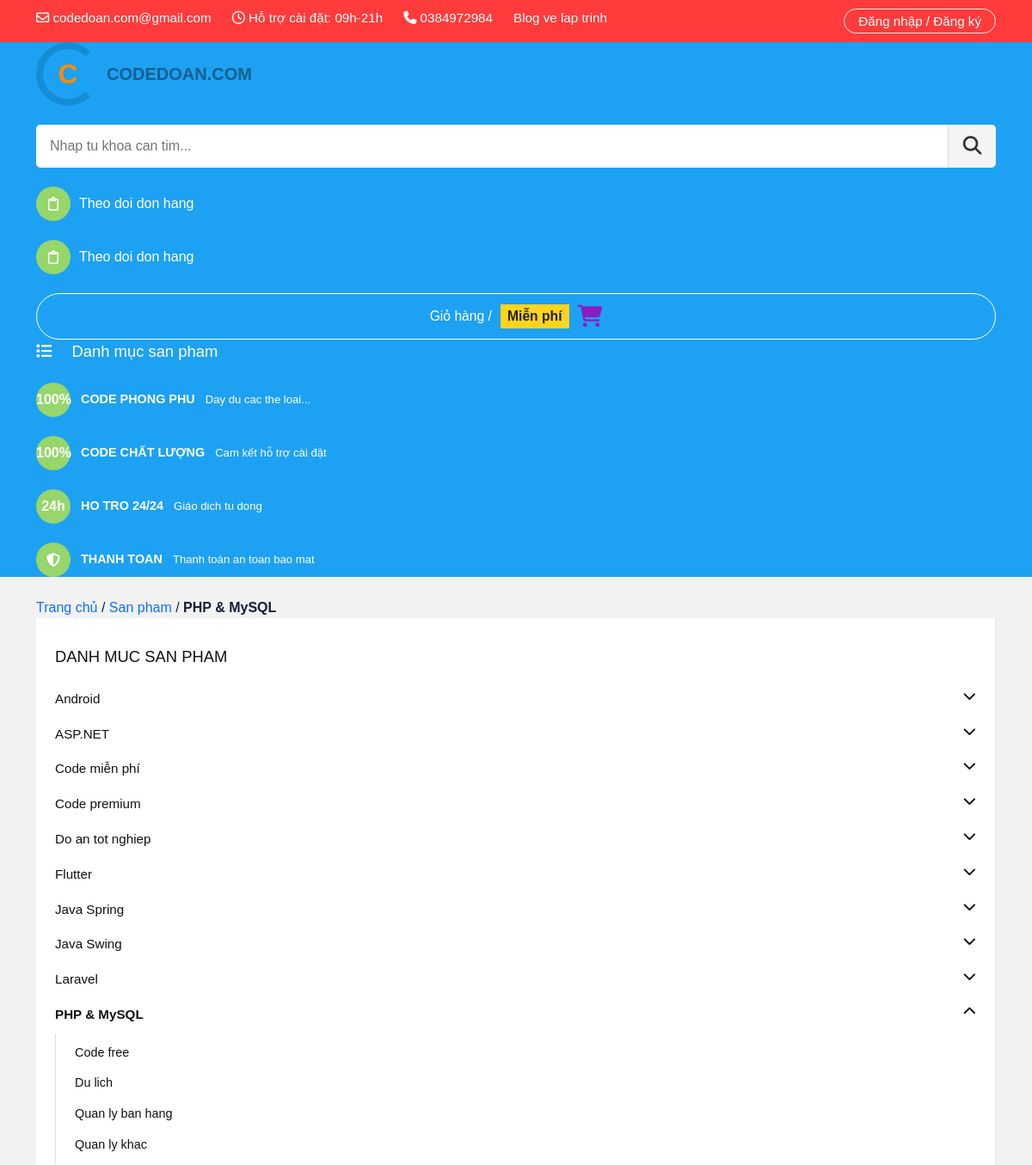
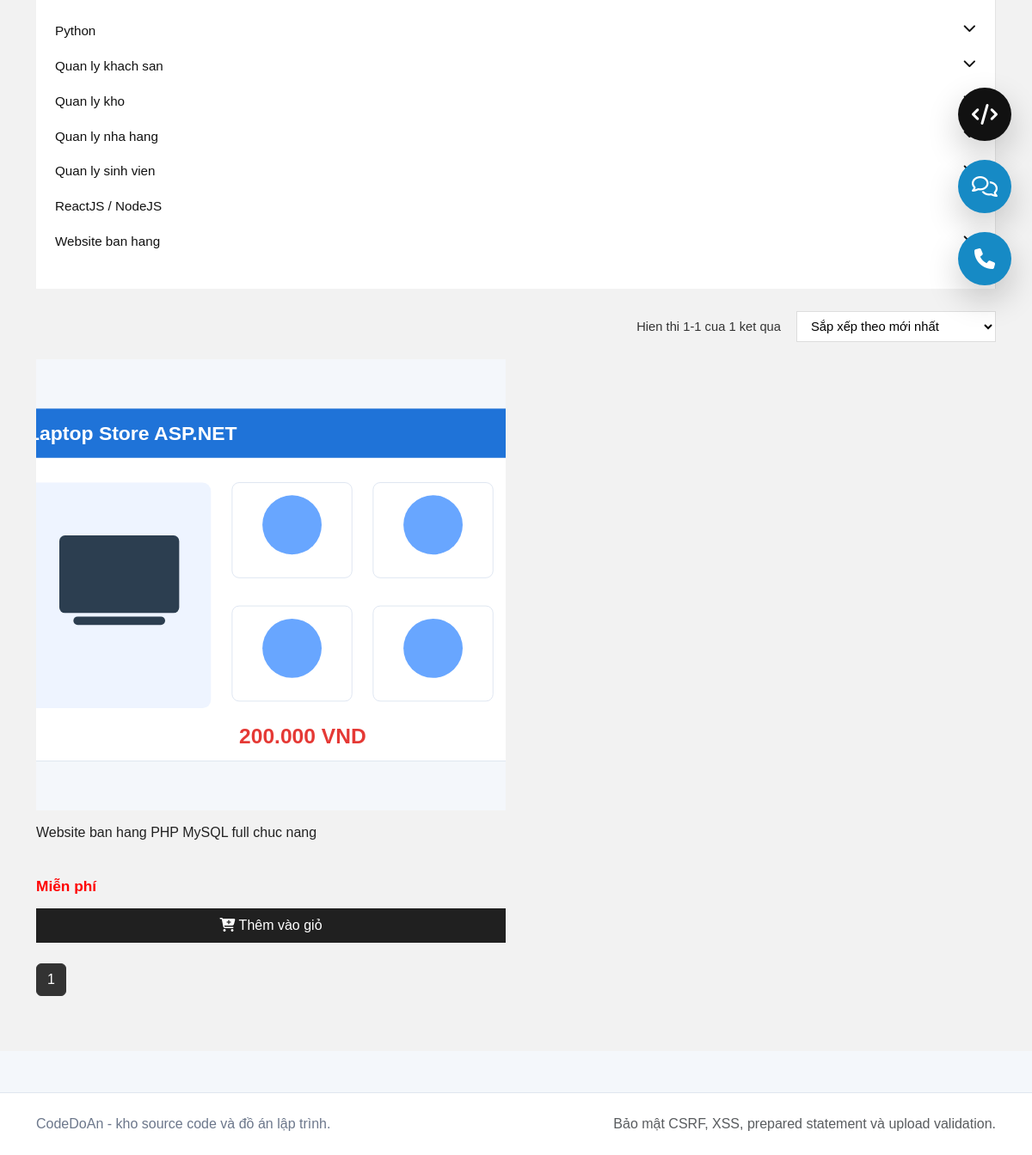
The app's page /projects/category.php?id=1 with its own data (2 pictures, top to bottom).
### tables this page shows
CREATE TABLE categories (
    id INT AUTO_INCREMENT PRIMARY KEY,
    name VARCHAR(100),
    slug VARCHAR(120)
);

CREATE TABLE projects (
    id INT AUTO_INCREMENT PRIMARY KEY,
    user_id INT,
    category_id INT,
    title VARCHAR(255),
    slug VARCHAR(255),
    meta_title VARCHAR(255),
    short_description VARCHAR(255),
    description TEXT,
    tech_stack VARCHAR(255),
    version VARCHAR(50),
    file_size VARCHAR(50),
    demo_link VARCHAR(255),
    video_demo VARCHAR(255),
    install_guide TEXT,
    main_features TEXT,
    views INT DEFAULT 0,
    downloads_count INT DEFAULT 0,
    image VARCHAR(255),
    source_file VARCHAR(255),
    price INT DEFAULT 0,
    sale_price INT DEFAULT 0,
    is_free TINYINT(1) DEFAULT 0,
    tier ENUM('basic','premium','exclusive') DEFAULT 'basic',
    is_featured TINYINT(1) DEFAULT 0,
    is_hot TINYINT(1) DEFAULT 0,
    downloads INT DEFAULT 0,
    status ENUM('pending','approved','rejected','hidden') DEFAULT 'pending',
    created_at TIMESTAMP DEFAULT CURRENT_TIMESTAMP
);

### config.php (called while the page is built, shortened)
<?php
$host = 'localhost';
$user = 'root';
$pass = '';
$db = 'project_share';
$conn = mysqli_connect($host, $user, $pass, $db);
mysqli_set_charset($conn, 'utf8mb4');
function base_url(string $path = ''): string
{
    $documentRoot = str_replace('\\', '/', realpath($_SERVER['DOCUMENT_ROOT'] ?? __DIR__) ?: __DIR__);
    $appRoot = str_replace('\\', '/', __DIR__);
    $base = '/' . trim(str_replace($documentRoot, '', $appRoot), '/');
    $base = $base === '/' ? '' : $base;
    return rtrim($base, '/') . '/' . ltrim($path, '/');
}
function db_query(string $sql, array $params = [], string $types = '')
{
    global $conn;
    if (!$params) {
        return mysqli_query($conn, $sql);
    }
    $stmt = mysqli_prepare($conn, $sql);
    mysqli_stmt_bind_param($stmt, $types, ...$params);
    mysqli_stmt_execute($stmt);
    return mysqli_stmt_get_result($stmt) ?: $stmt;
}
function db_all(string $sql, array $params = [], string $types = ''): array
{
    $result = db_query($sql, $params, $types);
    return $result instanceof mysqli_result ? mysqli_fetch_all($result, MYSQLI_ASSOC) : [];
}
function db_one(string $sql, array $params = [], string $types = ''): ?array
{
    $result = db_query($sql, $params, $types);
    $row = mysqli_fetch_assoc($result);
    return $row ?: null;
}
function e($value): string
{
    return htmlspecialchars((string) $value, ENT_QUOTES, 'UTF-8');
}
function money($value): string
{
    $amount = (int) $value;
    return $amount > 0 ? number_format($amount, 0, ',', '.') . ' VND' : 'Miễn phí';
}
function project_price(array $project): int
{
    $salePrice = (int) ($project['sale_price'] ?? 0);
    $price = (int) ($project['price'] ?? 0);
    return $salePrice > 0 ? $salePrice : $price;
}
function cart_items(): array
{
    return $_SESSION['cart'] ?? [];
}
function cart_total(): int
{
    $cart = cart_items();
    if (!$cart) {
        return 0;
    }
    $total = 0;
    return $total;
}
function current_user(): ?array
{
    return $_SESSION['user'] ?? null;
}
function slugify(string $text): string
{
    $text = function_exists('mb_strtolower') ? mb_strtolower($text, 'UTF-8') : strtolower($text);
    $text = trim($text);
    $text = preg_replace('/[^\p{L}\p{N}]+/u', '-', $text);
    $text = trim($text, '-');
    return $text !== '' ? $text : uniqid('project-');
}

### projects/category.php (the view, shortened to what this page needs)
<?php
require_once dirname(__DIR__) . '/config.php';
$categoryId = (int) ($_GET['id'] ?? 0);
$sort = $_GET['sort'] ?? 'newest';
$page = max(1, (int) ($_GET['page'] ?? 1));
$limit = 12;
$start = ($page - 1) * $limit;
$category = db_one('SELECT * FROM categories WHERE id = ?', [$categoryId], 'i');
$orderBy = match ($sort) {
    'popular' => 'projects.downloads DESC, projects.id DESC',
    'price_asc' => 'final_price ASC, projects.id DESC',
    'price_desc' => 'final_price DESC, projects.id DESC',
    'rating' => 'avg_star DESC, projects.id DESC',
    default => 'projects.id DESC',
};
$total = (int) (db_one(
    "SELECT COUNT(*) AS total FROM projects WHERE status = 'approved' AND category_id = ?",
    [$categoryId],
    'i'
)['total'] ?? 0);
$totalPage = max(1, (int) ceil($total / $limit));
$from = $total ? $start + 1 : 0;
$to = min($start + $limit, $total);
$projects = db_all(
    "SELECT projects.*, users.name,
        COALESCE(AVG(ratings.star), 0) AS avg_star,
        COUNT(DISTINCT bookmarks.id) AS bookmark_count,
        CASE
            WHEN projects.sale_price > 0 THEN projects.sale_price
            WHEN projects.price > 0 THEN projects.price
            ELSE 0
        END AS final_price
     FROM projects
     JOIN users ON users.id = projects.user_id
     LEFT JOIN ratings ON ratings.project_id = projects.id
     LEFT JOIN bookmarks ON bookmarks.project_id = projects.id
     WHERE projects.status = 'approved' AND projects.category_id = ?
     GROUP BY projects.id
     ORDER BY $orderBy
     LIMIT ?, ?",
    [$categoryId, $start, $limit],
    'iii'
);
$categories = db_all(
    "SELECT categories.*, COUNT(projects.id) AS project_count
     FROM categories
     LEFT JOIN projects ON projects.category_id = categories.id AND projects.status = 'approved'
     GROUP BY categories.id
     ORDER BY categories.name"
);
?>
<?php include dirname(__DIR__) . '/includes/header.php'; ?>
<header class="codedoan-header">
    <div class="codedoan-top">
        <div class="container d-flex flex-column flex-lg-row justify-content-between gap-2">
            <div class="d-flex flex-wrap gap-4">
                <span><i class="fa-regular fa-envelope"></i> codedoan.com@gmail.com</span>
                <span><i class="fa-regular fa-clock"></i> Hỗ trợ cài đặt: 09h-21h</span>
                <span><i class="fa-solid fa-phone"></i> 0384972984</span>
                <a href="<?php echo e(base_url('index.php')); ?>">Blog ve lap trinh</a>
            </div>
            <a class="login-pill" href="<?php echo e(current_user() ? base_url('auth/profile.php') : base_url('auth/login.php')); ?>">
                <?php echo current_user() ? e(current_user()['name']) : 'Đăng nhập / Đăng ký'; ?>
            </a>
        </div>
    </div>
    <div class="codedoan-main">
        <div class="container">
            <div class="codedoan-main-row">
                <a class="codedoan-logo" href="<?php echo e(base_url('index.php')); ?>">
                    <span class="logo-mark">C</span>
                    <span>CODEDOAN.COM</span>
                </a>
                <form action="<?php echo e(base_url('projects/search.php')); ?>" method="GET" class="codedoan-search">
                    <input type="text" name="keyword" placeholder="Nhap tu khoa can tim..." value="<?php echo e($_GET['keyword'] ?? ''); ?>">
                    <button><i class="fa-solid fa-magnifying-glass"></i></button>
                </form>
                <a class="header-action" href="<?php echo e(base_url('shop/orders.php')); ?>">
                    <span><i class="fa-regular fa-clipboard"></i></span>
                    Theo doi don hang
                </a>
                <a class="header-action" href="<?php echo e(base_url('shop/orders.php')); ?>">
                    <span><i class="fa-regular fa-clipboard"></i></span>
                    Theo doi don hang
                </a>
                <a class="cart-pill" href="<?php echo e(base_url('shop/cart.php')); ?>">
                    <span>Giỏ hàng /</span>
                    <strong><?php echo money(cart_total()); ?></strong>
                    <i class="fa-solid fa-cart-shopping"></i>
                </a>
            </div>
            <div class="codedoan-service-row">
                <a class="category-trigger" href="#shop-sidebar"><i class="fa-solid fa-list"></i> Danh mục san pham</a>
                <div class="service-mini"><span>100%</span><b>CODE PHONG PHU</b><em>Day du cac the loai...</em></div>
                <div class="service-mini"><span>100%</span><b>CODE CHẤT LƯỢNG</b><em>Cam kết hỗ trợ cài đặt</em></div>
                <div class="service-mini"><span>24h</span><b>HO TRO 24/24</b><em>Giáo dich tu dong</em></div>
                <div class="service-mini"><span><i class="fa-solid fa-shield-halved"></i></span><b>THANH TOAN</b><em>Thanh toán an toan bao mat</em></div>
            </div>
        </div>
    </div>
</header>
<main class="codedoan-page">
    <div class="container">
        <div class="shop-breadcrumb">
            <a href="<?php echo e(base_url('index.php')); ?>">Trang chủ</a>
            <span>/</span>
            <a href="<?php echo e(base_url('index.php')); ?>">San pham</a>
            <span>/</span>
            <strong><?php echo e($category['name']); ?></strong>
        </div>
        <div class="codedoan-layout">
            <aside class="codedoan-sidebar" id="shop-sidebar">
                <h3>DANH MUC SAN PHAM</h3>
                <?php foreach ($categories as $cat) { ?>
                    <div class="sidebar-group <?php echo (int) $cat['id'] === $categoryId ? 'open' : ''; ?>">
                        <a class="sidebar-main-link" href="<?php echo e(base_url('projects/category.php?id=' . (int) $cat['id'] . '&slug=' . slugify($cat['name']))); ?>">
                            <?php echo e($cat['name']); ?>
                            <i class="fa-solid fa-chevron-<?php echo (int) $cat['id'] === $categoryId ? 'up' : 'down'; ?>"></i>
                        </a>
                        <?php if ((int) $cat['id'] === $categoryId) { ?>
                            <div class="sidebar-sub">
                                <a href="<?php echo e(base_url('projects/category.php?id=' . (int) $categoryId . '&sort=newest')); ?>">Code free</a>
                                <a href="<?php echo e(base_url('projects/category.php?id=' . (int) $categoryId . '&sort=popular')); ?>">Du lich</a>
                                <a href="<?php echo e(base_url('projects/category.php?id=' . (int) $categoryId . '&sort=price_desc')); ?>">Quan ly ban hang</a>
                                <a href="<?php echo e(base_url('projects/category.php?id=' . (int) $categoryId . '&sort=rating')); ?>">Quan ly khac</a>
                            </div>
                        <?php } ?>
                    </div>
                <?php } ?>
            </aside>
            <section class="codedoan-products">
                <div class="codedoan-toolbar">
                    <span>Hien thi <?php echo $from; ?>-<?php echo $to; ?> cua <?php echo $total; ?> ket qua</span>
                    <form method="GET">
                        <select name="sort" onchange="this.form.submit()">
                            <option value="newest" <?php echo $sort === 'newest' ? 'selected' : ''; ?>>Sắp xếp theo mới nhất</option>
                        </select>
                    </form>
                </div>
                <div class="codedoan-grid">
                    <?php foreach ($projects as $row) {
                        $finalPrice = project_price($row);
                    ?>
                        <article class="codedoan-card">
                            <a class="codedoan-thumb" href="<?php echo e(base_url('projects/detail.php?id=' . (int) $row['id'] . '&slug=' . $row['slug'])); ?>">
                                <img src="<?php echo e(base_url('uploads/images/' . $row['image'])); ?>" alt="<?php echo e($row['title']); ?>">
                            </a>
                            <a class="codedoan-title" href="<?php echo e(base_url('projects/detail.php?id=' . (int) $row['id'] . '&slug=' . $row['slug'])); ?>">
                                <?php echo e($row['title']); ?>
                            </a>
                            <div class="codedoan-price">
                                <strong><?php echo money($finalPrice); ?></strong>
                            </div>
                            <form method="POST" action="<?php echo e(base_url('shop/cart_action.php')); ?>">
                                <button><i class="fa-solid fa-cart-plus"></i> Thêm vào giỏ</button>
                            </form>
                        </article>
                    <?php } ?>
                </div>
                <nav class="mt-4">
                    <ul class="pagination shop-pagination">
                        <?php for ($i = 1; $i <= $totalPage; $i++) { ?>
                            <li class="page-item <?php echo $i === $page ? 'active' : ''; ?>">
                                <a class="page-link" href="<?php echo e(base_url('projects/category.php?id=' . (int) $categoryId . '&sort=' . $sort . '&page=' . $i)); ?>"><?php echo $i; ?></a>
                            </li>
                        <?php } ?>
                    </ul>
                </nav>
            </section>
        </div>
    </div>
</main>
<div class="floating-tools">
    <button title="Code"><i class="fa-solid fa-code"></i></button>
    <a href="<?php echo e(base_url('index.php')); ?>" title="Chat"><i class="fa-regular fa-comments"></i></a>
    <a href="tel:0384972984" title="Call"><i class="fa-solid fa-phone"></i></a>
</div>
<?php include dirname(__DIR__) . '/includes/footer.php'; ?>

### records on screen
categories: name "PHP & MySQL"
categories: name "Android"
categories: name "ASP.NET"
categories: name "Code miễn phí"
categories: name "Code premium"
categories: name "Do an tot nghiep"
categories: name "Flutter"
categories: name "Java Spring"
categories: name "Java Swing"
categories: name "Laravel"
categories: name "Python"
categories: name "Quan ly khach san"
categories: name "Quan ly kho"
categories: name "Quan ly nha hang"
categories: name "Quan ly sinh vien"
categories: name "ReactJS / NodeJS"
categories: name "Website ban hang"
projects: image (picture), title "Website ban hang PHP MySQL full chuc nang", money($finalPrice) "Miễn phí"

### other values on screen
money(cart_total()) "Miễn phí"
$from "1"
$to "1"
$total "1"
